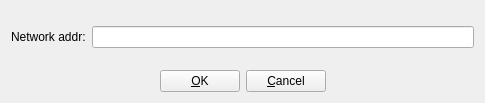
<?xml version="1.0" encoding="UTF-8"?>
<ui version="4.0">
 <class>BleMediaSelector</class>
 <widget class="QWidget" name="BleMediaSelector">
  <property name="geometry">
   <rect>
    <x>0</x>
    <y>0</y>
    <width>485</width>
    <height>103</height>
   </rect>
  </property>
  <property name="windowTitle">
   <string>Form</string>
  </property>
  <layout class="QVBoxLayout" name="verticalLayout">
   <item>
    <spacer name="verticalSpacer_2">
     <property name="orientation">
      <enum>Qt::Vertical</enum>
     </property>
     <property name="sizeHint" stdset="0">
      <size>
       <width>20</width>
       <height>40</height>
      </size>
     </property>
    </spacer>
   </item>
   <item>
    <layout class="QHBoxLayout" name="horizontalLayout">
     <item>
      <widget class="QLabel" name="label">
       <property name="text">
        <string>Network addr:</string>
       </property>
      </widget>
     </item>
     <item>
      <widget class="QLineEdit" name="addr"/>
     </item>
    </layout>
   </item>
   <item>
    <spacer name="verticalSpacer">
     <property name="orientation">
      <enum>Qt::Vertical</enum>
     </property>
     <property name="sizeHint" stdset="0">
      <size>
       <width>20</width>
       <height>40</height>
      </size>
     </property>
    </spacer>
   </item>
   <item>
    <layout class="QHBoxLayout" name="horizontalLayout_2">
     <item>
      <spacer name="horizontalSpacer">
       <property name="orientation">
        <enum>Qt::Horizontal</enum>
       </property>
       <property name="sizeHint" stdset="0">
        <size>
         <width>40</width>
         <height>20</height>
        </size>
       </property>
      </spacer>
     </item>
     <item>
      <widget class="QPushButton" name="ok_btn">
       <property name="text">
        <string>&amp;OK</string>
       </property>
      </widget>
     </item>
     <item>
      <widget class="QPushButton" name="cancel_btn">
       <property name="text">
        <string>&amp;Cancel</string>
       </property>
      </widget>
     </item>
     <item>
      <spacer name="horizontalSpacer_2">
       <property name="orientation">
        <enum>Qt::Horizontal</enum>
       </property>
       <property name="sizeHint" stdset="0">
        <size>
         <width>40</width>
         <height>20</height>
        </size>
       </property>
      </spacer>
     </item>
    </layout>
   </item>
  </layout>
 </widget>
 <resources/>
 <connections/>
</ui>
